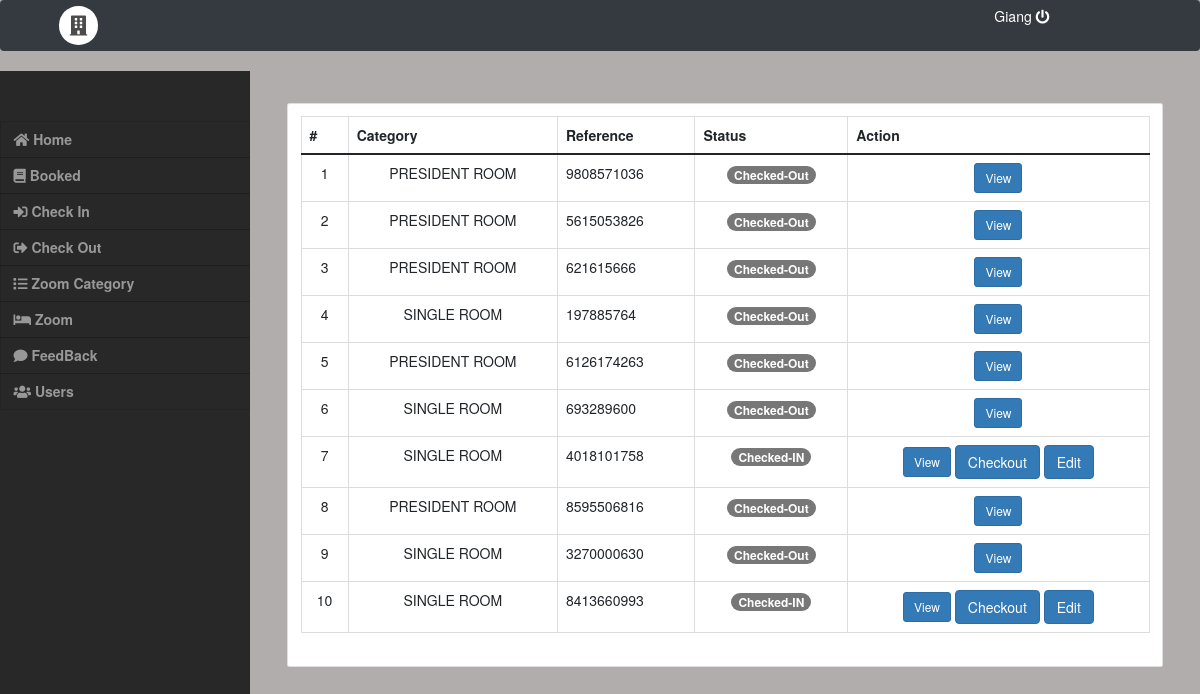
Page /admin/admin.php?page=check_out on the committed database.
### tables this page shows
CREATE TABLE `checked` (
  `id` int(255) NOT NULL,
  `ref_no` varchar(255) NOT NULL,
  `room_id` int(255) NOT NULL,
  `name` text NOT NULL,
  `contact_no` varchar(255) NOT NULL,
  `date_in` datetime NOT NULL,
  `date_out` datetime NOT NULL,
  `status` tinyint(1) NOT NULL DEFAULT 0 COMMENT '0 =pending,\r\n1 = check in,\r\n2 = check out',
  `date_update` datetime NOT NULL DEFAULT current_timestamp()
);

CREATE TABLE `room_category` (
  `id` int(255) NOT NULL,
  `name` varchar(255) NOT NULL,
  `price` float NOT NULL,
  `img` text NOT NULL
);

### admin/lib_db.php (called while the page is built, shortened)
<?php
global $link;
function select_list($sql){
	return exec_select($sql);
}
function exec_select($sql){
	global $link;
	$ret = isset($ret) ? $ret : array();
	$res = $link->query($sql);
	$err = mysqli_error($link);
	if ($res ){
		$i = 1;
		while( $row = $res->fetch_array(MYSQLI_ASSOC) )
		{
			$ret[]= $row ;
		}
	}
	return $ret;
}

### admin/check_out.php (the view, shortened to what this page needs)
<?php
    include("lib_db.php");
?>
<div class="container-fluid">
    <div class="col-lg-12">
        <div class="row mt-3">
            <div class="col-md-12">
                <div class="card">
                    <div class="card-body">
                        <table class="table table-bordered">
                            <thead>
                                <th>#</th>
                                <th>Category</th>
                                <th>Reference</th>
                                <th>Status</th>
                                <th>Action</th>
                            </thead>
                            <tbody>
                                <?php
                                    $i=1;
                                    $sql = "SELECT checked.id as id,checked.name as name1 , room_category.name as name2 , ref_no , contact_no ,date_in,date_out, price,status FROM checked,room_category WHERE checked.room_id = room_category.id";
                                    $datas = select_list($sql);
                                    foreach($datas as $data){
                                ?>
                                <tr>
                                    <td class="text-center"><?php echo $i++ ?></td>
                                    <td class="text-center">
                                        <?php echo $data['name2'] ?></td>
                                    <td class=""><?php echo $data['ref_no'] ?></td>
                                    <?php if($data['status'] == 1): ?>
                                    <td class="text-center"><span class="badge badge-warning">Checked-IN</span></td>
                                    <td class="text-center">
                                        <button class="btn btn-sm btn-primary check_out" type="button"
                                            data-toggle="modal" data-target="#modal"
                                            data-id="<?php echo $data['id'] ?>">View</button>
                                        <a href="checkout_booking2.php?id=<?php echo $data['id']?>"><button type="button"
                                                class="btn btn-primary" id="checkout">Checkout</button></a>
                                        <button type="button" class="btn btn-primary" id="edit_checkin"
                                            data-toggle="modal" data-target="#modal_edit"
                                            data-id="<?php echo $data['id'] ?>" data-name="<?php echo $data['name1'] ?>"
                                            data-contact="<?php echo $data['contact_no'] ?>"
                                            data-datein="<?php echo $data['date_in'] ?>"
                                            data-dateout="<?php echo $data['date_out'] ?>">Edit</button>
                                    </td>
                                    <?php else: ?>
                                    <td class="text-center"><span class="badge badge-success">Checked-Out</span></td>
                                    <td class="text-center">
                                        <button class="btn btn-sm btn-primary check_out" type="button"
                                            data-toggle="modal" data-target="#modal"
                                            data-id="<?php echo $data['id'] ?>">View</button>
                                    </td>
                                    <?php endif; ?>
                                </tr>
                                <?php }; ?>
                            </tbody>
                        </table>
                    </div>
                </div>
            </div>
        </div>
    </div>
</div>

### css/admin.css (style rules this page uses)
body { background-color: #b1adad; }
a { text-decoration: none; }

### rows in the picture
checked: room_category.name "PRESIDENT ROOM", ref_no "9808571036"
checked: room_category.name "PRESIDENT ROOM", ref_no "5615053826"
checked: room_category.name "PRESIDENT ROOM", ref_no "621615666"
checked: room_category.name "SINGLE ROOM", ref_no "197885764"
checked: room_category.name "PRESIDENT ROOM", ref_no "6126174263"
checked: room_category.name "SINGLE ROOM", ref_no "693289600"
checked: room_category.name "SINGLE ROOM", ref_no "4018101758"
checked: room_category.name "PRESIDENT ROOM", ref_no "8595506816"
checked: room_category.name "SINGLE ROOM", ref_no "3270000630"
checked: room_category.name "SINGLE ROOM", ref_no "8413660993"
